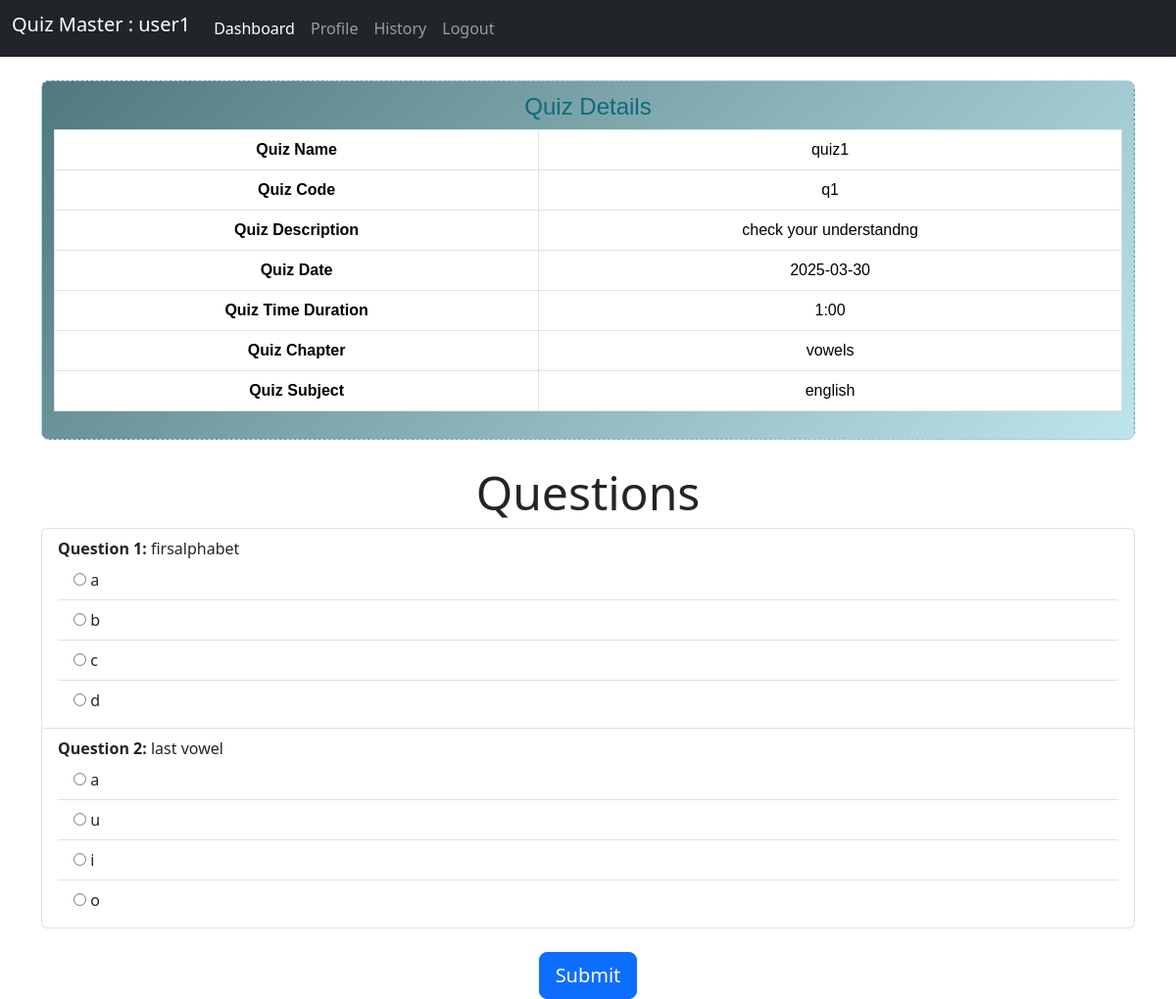
Before: /quiz/1 (signed in) with the older database file.
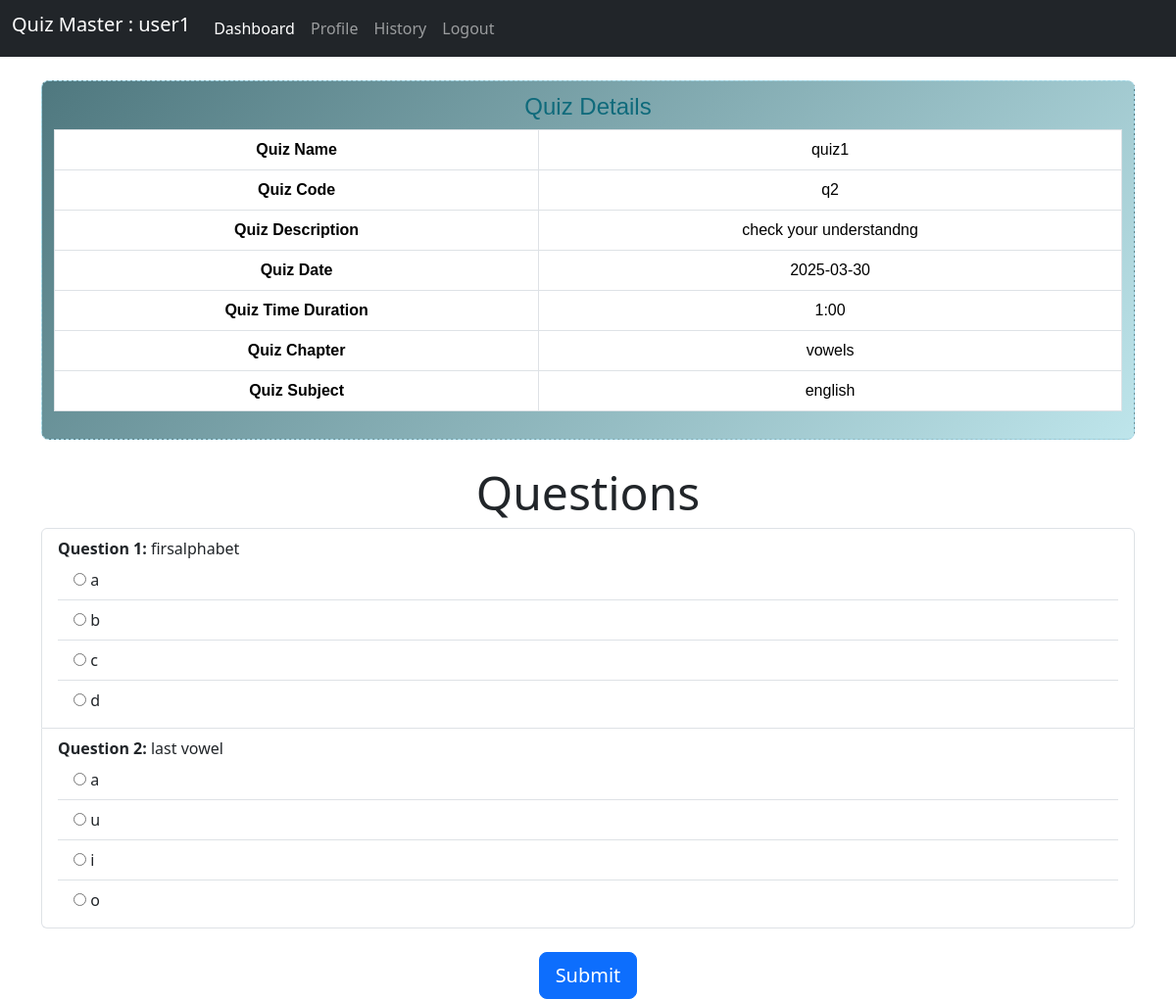
After: the same page with the newer database file.
### app.py (models this page shows)
class Quizzes(db.Model):
    __tablename__ = "quiz_table"
    qz_id= db.Column(db.Integer, primary_key=True)
    qz_ch_id = db.Column(db.Integer, db.ForeignKey("chapter_table.ch_id"), nullable=False)
    qz_name= db.Column(db.String(80), nullable=False)
    qz_code= db.Column(db.String(120), nullable=False)
    qz_desc_remarks= db.Column(db.String(120), nullable=False)
    qz_date= db.Column(db.Date, nullable=False)
    qz_time_duration= db.Column(db.String(15), nullable=False)
    chap=db.relationship('Chapter',back_populates='quiz')
    question=db.relationship('questions',back_populates='quiz',cascade="all, delete-orphan")
    Marks=db.relationship('Marks',back_populates ='quiz',cascade="all, delete-orphan")

### app.py (the view)
@app.route('/quiz/<int:qz_id>', methods=['GET', 'POST'])
def quiz(qz_id):
    session['quizstarttime']=datetime.now()
    if session['useremail']:
        user_id = session['id']
        quiz = Quizzes.query.filter_by(qz_id=qz_id).first()
        questions_list = questions.query.filter_by(qz_id=qz_id).all()
        user = User.query.filter_by(id=user_id).first()
        return render_template('quiz.html', quiz=quiz, questions_list=questions_list,user=user)
    return  redirect('/login')

### templates/quiz.html (shortened to what this page needs)
{% extends "base.html" %}
{% block content %}
<nav class="navbar navbar-expand-lg navbar-dark bg-dark">
  <div class="container-fluid"><h1 class="navbar-brand">
    Quiz Master : {{user.User_fullname}}</h1>
    <div class="collapse navbar-collapse" id="navbarNav">
      <ul class="navbar-nav me-auto mb-2 mb-lg-0">
        <li class="nav-item">
          <a class="nav-link active" aria-current="page" href="/userdashboard">Dashboard</a>
        </li>
        <li class="nav-item">
          <a class="nav-link" href="/userprofile/{{user.id}}">Profile</a>
        </li>
          <li class="nav-item">
            <a class="nav-link" href="/userhistory/{{user.id}}">History</a>
          </li>
        <li class="nav-item">
          <a class="nav-link" href="/user/logout">Logout</a>
        </li>
      </ul>
    </div>
  </div>
</nav>
<div class="container mt-4" style="max-height: 100vh; overflow-y: auto;">
  <div class="alert alert-info text-center" role="alert">
    <h4>Quiz Details</h4>
    <table class="table table-bordered">
      <tr>
        <th>Quiz Name</th>
        <td>{{quiz.qz_name}}</td>
      </tr>
      <tr>
        <th>Quiz Code</th>
        <td>{{quiz.qz_code}}</td>
      </tr>
      <tr>
        <th>Quiz Description</th>
        <td>{{quiz.qz_desc_remarks}}</td>
      </tr>
      <tr>
        <th>Quiz Date</th>
        <td>{{quiz.qz_date}}</td>
      </tr>
      <tr>
        <th>Quiz Time Duration</th>
        <td>{{quiz.qz_time_duration}}</td>
      </tr>
      <tr>
        <th>Quiz Chapter</th>
        <td>{{quiz.chap.ch_name}}</td>
      </tr>
      <tr>
        <th>Quiz Subject</th>
        <td>{{quiz.chap.Subject.sub_name}}</td>
      </tr>
    </table>
  </div>
  <h2 class="display-5 text-center">Questions</h2>
  <form action="/submitQuizAnswers/{{quiz.qz_id}}" method="POST">
    <ul class="list-group">
      {% for question in questions_list %}
      <li class="list-group-item">
        <strong>Question {{ loop.index }}:</strong> {{ question.q_statement }}
        <ul class="list-group list-group-flush">
          <li class="list-group-item">
            <input type="radio" name="{{ question.q_id }}" value="1"> {{ question.ans_opt1 }}
          </li>
          <li class="list-group-item">
            <input type="radio" name="{{ question.q_id }}" value="2"> {{ question.ans_opt2 }}
          </li>
          <li class="list-group-item">
            <input type="radio" name="{{ question.q_id }}" value="3"> {{ question.ans_opt3 }}
          </li>
          <li class="list-group-item">
            <input type="radio" name="{{ question.q_id }}" value="4"> {{ question.ans_opt4 }}
          </li>
        </ul>
      </li>
      {% endfor %}
    </ul>
<br>
<div class="d-flex justify-content-center">
  <form action="/submitQuizAnswers/{{quiz.qz_id}}" method="POST">
    <button type="submit" class="btn btn-primary btn-lg">Submit</button>
  </form>
</div>
{% endblock %}

Changed rows visible on the page:
changed Quizzes "quiz1": qz_code "q1" → "q2"
